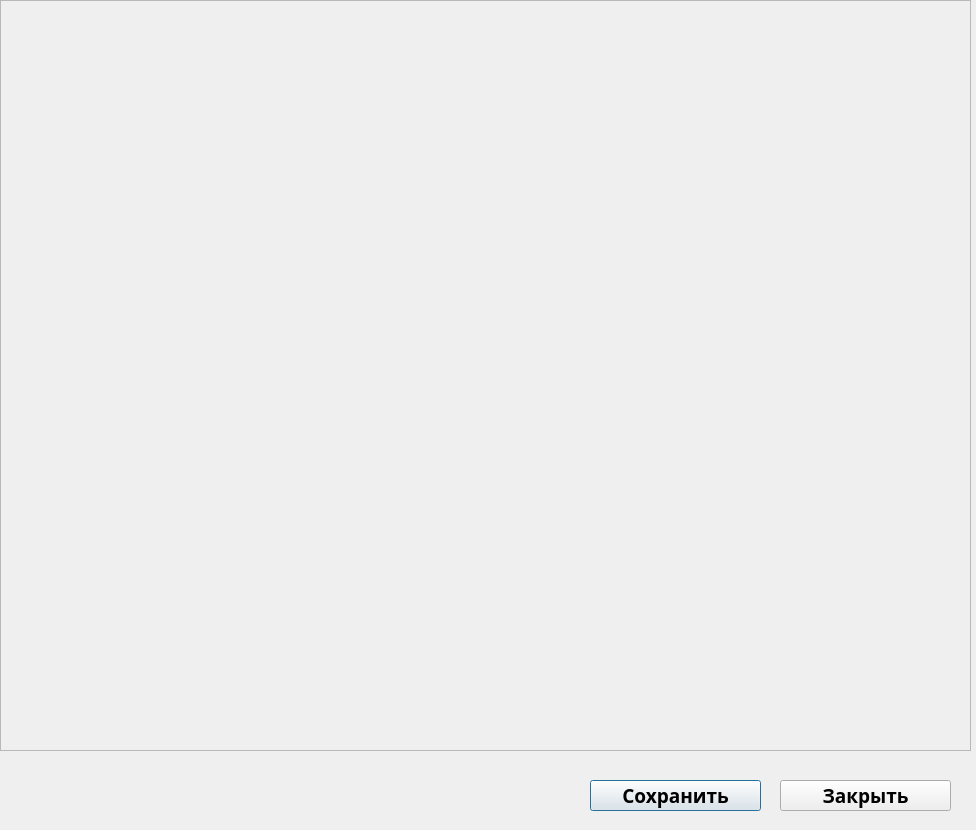
<?xml version="1.0" encoding="UTF-8"?>
<ui version="4.0">
 <class>Report</class>
 <widget class="QDialog" name="Report">
  <property name="geometry">
   <rect>
    <x>0</x>
    <y>0</y>
    <width>976</width>
    <height>830</height>
   </rect>
  </property>
  <property name="sizePolicy">
   <sizepolicy hsizetype="Preferred" vsizetype="Ignored">
    <horstretch>0</horstretch>
    <verstretch>0</verstretch>
   </sizepolicy>
  </property>
  <property name="minimumSize">
   <size>
    <width>0</width>
    <height>0</height>
   </size>
  </property>
  <property name="maximumSize">
   <size>
    <width>2000000</width>
    <height>2000000</height>
   </size>
  </property>
  <property name="contextMenuPolicy">
   <enum>Qt::DefaultContextMenu</enum>
  </property>
  <property name="windowTitle">
   <string>Отчет</string>
  </property>
  <widget class="QScrollArea" name="scrollArea">
   <property name="geometry">
    <rect>
     <x>0</x>
     <y>0</y>
     <width>971</width>
     <height>751</height>
    </rect>
   </property>
   <property name="widgetResizable">
    <bool>true</bool>
   </property>
   <widget class="QWidget" name="scrollAreaWidgetContents">
    <property name="geometry">
     <rect>
      <x>0</x>
      <y>0</y>
      <width>969</width>
      <height>749</height>
     </rect>
    </property>
    <widget class="QWidget" name="verticalLayoutWidget">
     <property name="geometry">
      <rect>
       <x>2</x>
       <y>0</y>
       <width>971</width>
       <height>751</height>
      </rect>
     </property>
     <layout class="QVBoxLayout" name="verticalLayout"/>
    </widget>
   </widget>
  </widget>
  <widget class="QPushButton" name="pushButton">
   <property name="geometry">
    <rect>
     <x>590</x>
     <y>780</y>
     <width>171</width>
     <height>31</height>
    </rect>
   </property>
   <property name="font">
    <font>
     <family>Open Sans Condensed SemiBold</family>
     <pointsize>14</pointsize>
     <weight>75</weight>
     <bold>true</bold>
    </font>
   </property>
   <property name="text">
    <string>Сохранить</string>
   </property>
  </widget>
  <widget class="QPushButton" name="pushButton_2">
   <property name="geometry">
    <rect>
     <x>780</x>
     <y>780</y>
     <width>171</width>
     <height>31</height>
    </rect>
   </property>
   <property name="font">
    <font>
     <family>Open Sans Condensed SemiBold</family>
     <pointsize>14</pointsize>
     <weight>75</weight>
     <bold>true</bold>
    </font>
   </property>
   <property name="text">
    <string>Закрыть</string>
   </property>
  </widget>
 </widget>
 <resources/>
 <connections/>
</ui>
